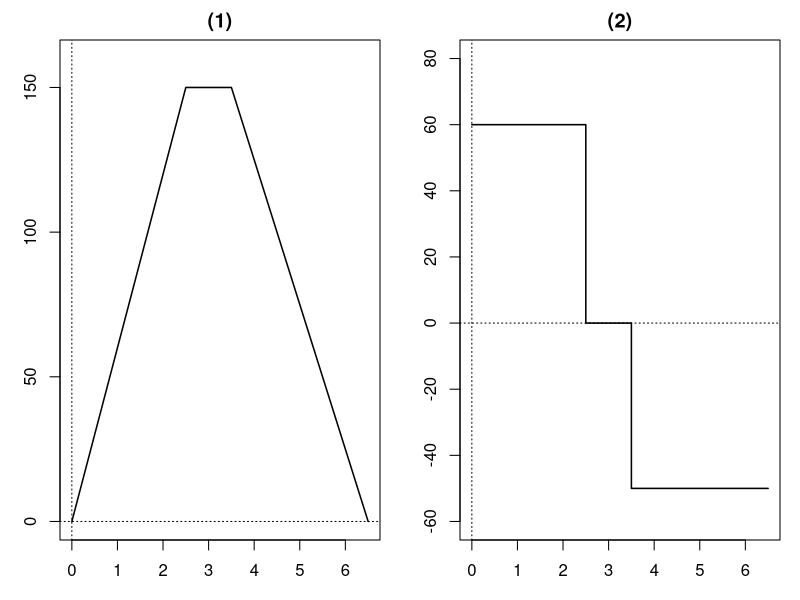
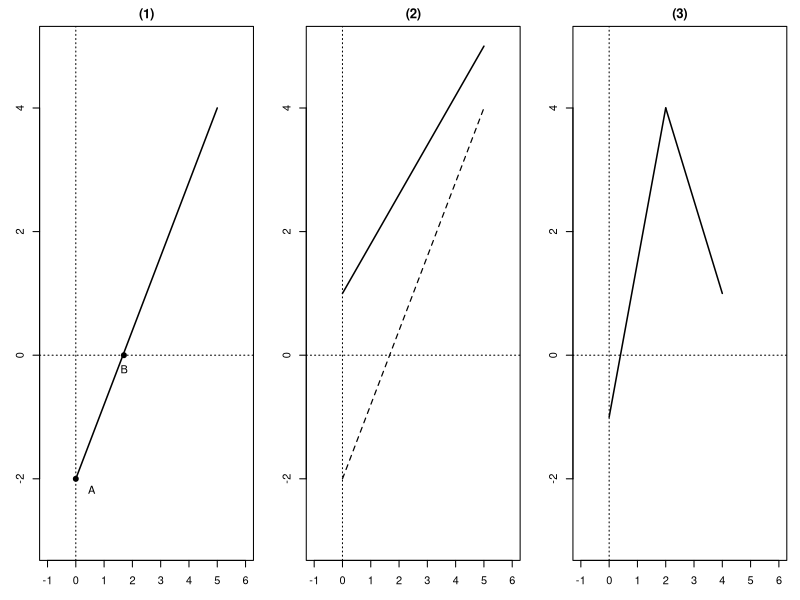
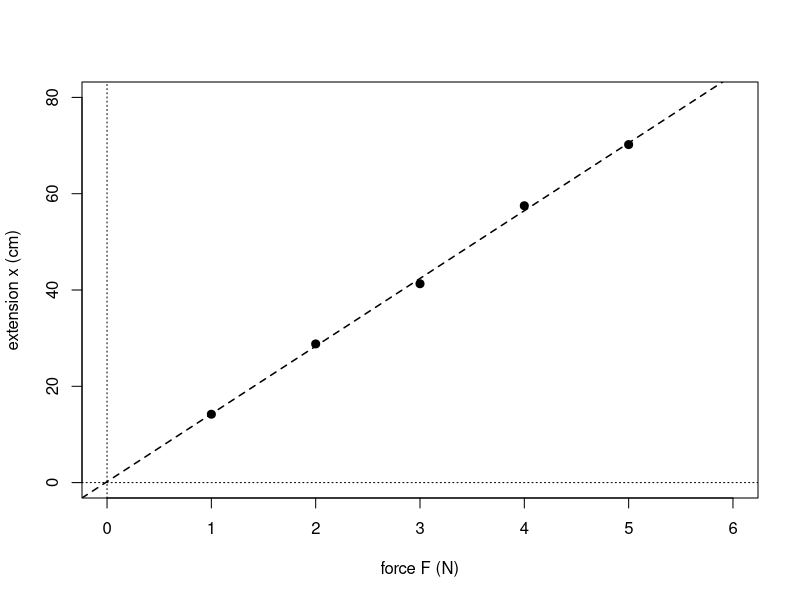

These charts were generated, in order, by the following R code:
setwd("C:/Users/18904/Github/senior-mathematics/codes")
if(!dir.exists("../figures"))dir.create("../figures")

# week12-1: (1) x(t) distance from A; (2) v(t) velocity
draw1=function(){
  par(mfrow=c(1,2),mar=c(3,3,2,1))
  # x(t): 0-2.5 rise 0->150; 2.5-3.5 flat; 3.5-6.5 fall 150->0
  plot(c(0,2.5,3.5,6.5),c(0,150,150,0),type="l",lwd=1.5,xlab="t (h)",ylab="x (km)",main="(1)",ylim=c(0,160))
  abline(h=0,v=0,lty=3)
  # v(t): 60,0,-50
  plot(c(0,2.5,2.5,3.5,3.5,6.5),c(60,60,0,0,-50,-50),type="l",lwd=1.5,xlab="t (h)",ylab="v (km/h)",main="(2)",ylim=c(-60,80))
  abline(h=0,v=0,lty=3)
}
cairo_pdf("../figures/week12-1.pdf",width=8,height=4,family="SimSun");draw1();dev.off()
svglite::svglite("../figures/week12-1.svg",width=8,height=4);draw1();dev.off()

# week12-2: three revenue-deficit line graphs (1)(2)(3)
draw2=function(){
  par(mfrow=c(1,3),mar=c(3,3,2,1))
  # (1): solid line crossing y-axis negative at A, x-axis positive at B
  plot(0,0,xlim=c(-1,6),ylim=c(-3,5),type="n",xlab="x",ylab="y",main="(1)")
  abline(h=0,v=0,lty=3)
  segments(0,-2,5,4,lwd=1.5)
  points(0,-2,pch=19);points(1.7,0,pch=19)
  text(0.2,-2.2,"A",pos=4);text(1.7,-0.4,"B",pos=3)
  # (2): dashed original line + steeper solid parallel shifted up
  plot(0,0,xlim=c(-1,6),ylim=c(-3,5),type="n",xlab="x",ylab="y",main="(2)")
  abline(h=0,v=0,lty=3)
  segments(0,-2,5,4,lty=2,lwd=1.2)
  segments(0,1,5,5,lwd=1.5)
  # (3): steeper solid line starting negative y, peak then down segment
  plot(0,0,xlim=c(-1,6),ylim=c(-3,5),type="n",xlab="x",ylab="y",main="(3)")
  abline(h=0,v=0,lty=3)
  segments(0,-1,2,4,lwd=1.5)
  segments(2,4,4,1,lwd=1.5)
}
cairo_pdf("../figures/week12-2.pdf",width=12,height=4,family="SimSun");draw2();dev.off()
svglite::svglite("../figures/week12-2.svg",width=12,height=4);draw2();dev.off()

# week12-3: spring F vs x scatter + fitted line
draw3=function(){
  F=c(1,2,3,4,5);x=c(14.2,28.8,41.3,57.5,70.2)
  plot(F,x,type="p",pch=19,lwd=1.5,xlab="force F (N)",ylab="extension x (cm)",xlim=c(0,6),ylim=c(0,80))
  abline(lm(x~F),lwd=1.5,lty=2)
  abline(h=0,v=0,lty=3)
}
cairo_pdf("../figures/week12-3.pdf",width=4,height=4,family="SimSun");draw3();dev.off()
svglite::svglite("../figures/week12-3.svg",width=4,height=4);draw3();dev.off()
